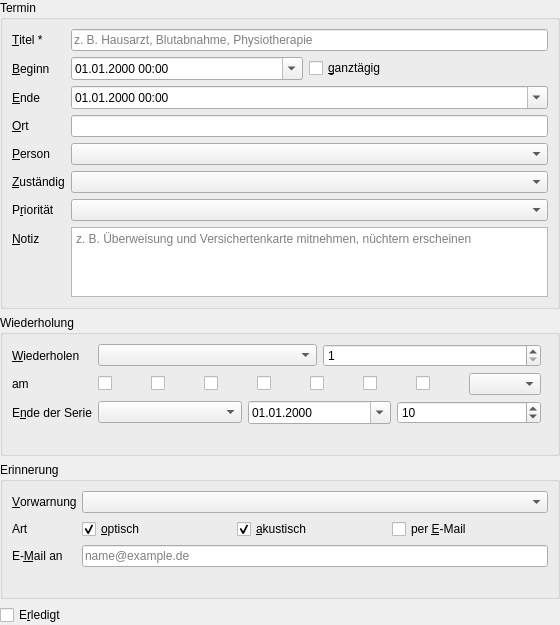
<?xml version="1.0" encoding="UTF-8"?>
<!--
  VitaParms – Termin
  Anpassbar mit Qt Designer. Pflichtfelder: titleEdit, startEdit.
  Auswahllisten (Person, Zuständig, Priorität, Erinnerung, Wiederholung) füllt das Programm.
  Ohne die Felder der Gruppe "Wiederholung" lassen sich keine Serien anlegen.
  Eigene Felder: dynamische Eigenschaft "vpField" setzen.
-->
<ui version="4.0">
 <class>AppointmentForm</class>
 <widget class="QWidget" name="AppointmentForm">
  <property name="geometry">
   <rect><x>0</x><y>0</y><width>560</width><height>560</height></rect>
  </property>
  <property name="windowTitle">
   <string>Termin</string>
  </property>
  <property name="formVersion" stdset="0">
   <number>2</number>
  </property>
  <layout class="QVBoxLayout" name="rootLayout">
   <property name="leftMargin"><number>0</number></property>
   <property name="topMargin"><number>0</number></property>
   <property name="rightMargin"><number>0</number></property>
   <property name="bottomMargin"><number>0</number></property>
   <item>
    <widget class="QGroupBox" name="whatGroup">
     <property name="title"><string>Termin</string></property>
     <layout class="QFormLayout" name="whatForm">
      <item row="0" column="0">
       <widget class="QLabel" name="titleLabel">
        <property name="text"><string>&amp;Titel *</string></property>
        <property name="buddy"><cstring>titleEdit</cstring></property>
       </widget>
      </item>
      <item row="0" column="1">
       <widget class="QLineEdit" name="titleEdit">
        <property name="placeholderText"><string>z. B. Hausarzt, Blutabnahme, Physiotherapie</string></property>
       </widget>
      </item>
      <item row="1" column="0">
       <widget class="QLabel" name="startLabel">
        <property name="text"><string>&amp;Beginn</string></property>
        <property name="buddy"><cstring>startEdit</cstring></property>
       </widget>
      </item>
      <item row="1" column="1">
       <layout class="QHBoxLayout" name="startRow">
        <item>
         <widget class="QDateTimeEdit" name="startEdit">
          <property name="displayFormat"><string>dd.MM.yyyy HH:mm</string></property>
          <property name="calendarPopup"><bool>true</bool></property>
         </widget>
        </item>
        <item>
         <widget class="QCheckBox" name="allDayCheck">
          <property name="text"><string>&amp;ganztägig</string></property>
         </widget>
        </item>
        <item>
         <spacer name="startSpacer">
          <property name="orientation"><enum>Qt::Horizontal</enum></property>
         </spacer>
        </item>
       </layout>
      </item>
      <item row="2" column="0">
       <widget class="QLabel" name="endLabel">
        <property name="text"><string>&amp;Ende</string></property>
        <property name="buddy"><cstring>endEdit</cstring></property>
       </widget>
      </item>
      <item row="2" column="1">
       <widget class="QDateTimeEdit" name="endEdit">
        <property name="displayFormat"><string>dd.MM.yyyy HH:mm</string></property>
        <property name="calendarPopup"><bool>true</bool></property>
       </widget>
      </item>
      <item row="3" column="0">
       <widget class="QLabel" name="locationLabel">
        <property name="text"><string>&amp;Ort</string></property>
        <property name="buddy"><cstring>locationEdit</cstring></property>
       </widget>
      </item>
      <item row="3" column="1">
       <widget class="QLineEdit" name="locationEdit"/>
      </item>
      <item row="4" column="0">
       <widget class="QLabel" name="patientLabel">
        <property name="text"><string>&amp;Person</string></property>
        <property name="buddy"><cstring>patientCombo</cstring></property>
       </widget>
      </item>
      <item row="4" column="1">
       <widget class="QComboBox" name="patientCombo"/>
      </item>
      <item row="5" column="0">
       <widget class="QLabel" name="ownerLabel">
        <property name="text"><string>&amp;Zuständig</string></property>
        <property name="buddy"><cstring>ownerCombo</cstring></property>
       </widget>
      </item>
      <item row="5" column="1">
       <widget class="QComboBox" name="ownerCombo">
        <property name="toolTip"><string>Anmeldekonto, das den Termin sieht und erinnert wird</string></property>
       </widget>
      </item>
      <item row="6" column="0">
       <widget class="QLabel" name="priorityLabel">
        <property name="text"><string>P&amp;riorität</string></property>
        <property name="buddy"><cstring>priorityCombo</cstring></property>
       </widget>
      </item>
      <item row="6" column="1">
       <widget class="QComboBox" name="priorityCombo"/>
      </item>
      <item row="7" column="0">
       <widget class="QLabel" name="notesLabel">
        <property name="text"><string>&amp;Notiz</string></property>
        <property name="buddy"><cstring>notesEdit</cstring></property>
       </widget>
      </item>
      <item row="7" column="1">
       <widget class="QPlainTextEdit" name="notesEdit">
        <property name="maximumSize"><size><width>16777215</width><height>70</height></size></property>
        <property name="placeholderText"><string>z. B. Überweisung und Versichertenkarte mitnehmen, nüchtern erscheinen</string></property>
       </widget>
      </item>
     </layout>
    </widget>
   </item>
   <item>
    <widget class="QGroupBox" name="repeatGroup">
     <property name="title"><string>Wiederholung</string></property>
     <layout class="QFormLayout" name="repeatForm">
      <item row="0" column="0">
       <widget class="QLabel" name="repeatLabel">
        <property name="text"><string>&amp;Wiederholen</string></property>
        <property name="buddy"><cstring>repeatCombo</cstring></property>
       </widget>
      </item>
      <item row="0" column="1">
       <layout class="QHBoxLayout" name="repeatRow">
        <item>
         <widget class="QComboBox" name="repeatCombo"/>
        </item>
        <item>
         <widget class="QSpinBox" name="intervalSpin">
          <property name="toolTip"><string>Abstand zwischen den Terminen</string></property>
          <property name="minimum"><number>1</number></property>
          <property name="maximum"><number>99</number></property>
         </widget>
        </item>
        <item>
         <spacer name="repeatSpacer">
          <property name="orientation"><enum>Qt::Horizontal</enum></property>
         </spacer>
        </item>
       </layout>
      </item>
      <item row="1" column="0">
       <widget class="QLabel" name="repeatOnLabel">
        <property name="text"><string>am</string></property>
       </widget>
      </item>
      <item row="1" column="1">
       <layout class="QHBoxLayout" name="repeatOnRow">
        <item><widget class="QCheckBox" name="wd1Check"/></item>
        <item><widget class="QCheckBox" name="wd2Check"/></item>
        <item><widget class="QCheckBox" name="wd3Check"/></item>
        <item><widget class="QCheckBox" name="wd4Check"/></item>
        <item><widget class="QCheckBox" name="wd5Check"/></item>
        <item><widget class="QCheckBox" name="wd6Check"/></item>
        <item><widget class="QCheckBox" name="wd7Check"/></item>
        <item>
         <widget class="QComboBox" name="monthModeCombo"/>
        </item>
        <item>
         <spacer name="repeatOnSpacer">
          <property name="orientation"><enum>Qt::Horizontal</enum></property>
         </spacer>
        </item>
       </layout>
      </item>
      <item row="2" column="0">
       <widget class="QLabel" name="repeatEndLabel">
        <property name="text"><string>E&amp;nde der Serie</string></property>
        <property name="buddy"><cstring>repeatEndCombo</cstring></property>
       </widget>
      </item>
      <item row="2" column="1">
       <layout class="QHBoxLayout" name="repeatEndRow">
        <item>
         <widget class="QComboBox" name="repeatEndCombo"/>
        </item>
        <item>
         <widget class="QDateEdit" name="repeatUntilEdit">
          <property name="displayFormat"><string>dd.MM.yyyy</string></property>
          <property name="calendarPopup"><bool>true</bool></property>
         </widget>
        </item>
        <item>
         <widget class="QSpinBox" name="repeatCountSpin">
          <property name="minimum"><number>2</number></property>
          <property name="maximum"><number>999</number></property>
          <property name="value"><number>10</number></property>
         </widget>
        </item>
        <item>
         <spacer name="repeatEndSpacer">
          <property name="orientation"><enum>Qt::Horizontal</enum></property>
         </spacer>
        </item>
       </layout>
      </item>
      <item row="3" column="0" colspan="2">
       <widget class="QLabel" name="seriesInfoLabel">
        <property name="wordWrap"><bool>true</bool></property>
       </widget>
      </item>
     </layout>
    </widget>
   </item>
   <item>
    <widget class="QGroupBox" name="reminderGroup">
     <property name="title"><string>Erinnerung</string></property>
     <layout class="QFormLayout" name="reminderForm">
      <item row="0" column="0">
       <widget class="QLabel" name="remindLabel">
        <property name="text"><string>&amp;Vorwarnung</string></property>
        <property name="buddy"><cstring>remindCombo</cstring></property>
       </widget>
      </item>
      <item row="0" column="1">
       <widget class="QComboBox" name="remindCombo"/>
      </item>
      <item row="1" column="0">
       <widget class="QLabel" name="channelLabel">
        <property name="text"><string>Art</string></property>
       </widget>
      </item>
      <item row="1" column="1">
       <layout class="QHBoxLayout" name="channelRow">
        <item>
         <widget class="QCheckBox" name="remindVisualCheck">
          <property name="text"><string>&amp;optisch</string></property>
          <property name="checked"><bool>true</bool></property>
         </widget>
        </item>
        <item>
         <widget class="QCheckBox" name="remindSoundCheck">
          <property name="text"><string>&amp;akustisch</string></property>
          <property name="checked"><bool>true</bool></property>
         </widget>
        </item>
        <item>
         <widget class="QCheckBox" name="remindEmailCheck">
          <property name="text"><string>per &amp;E-Mail</string></property>
         </widget>
        </item>
        <item>
         <spacer name="channelSpacer">
          <property name="orientation"><enum>Qt::Horizontal</enum></property>
         </spacer>
        </item>
       </layout>
      </item>
      <item row="2" column="0">
       <widget class="QLabel" name="emailLabel">
        <property name="text"><string>E-&amp;Mail an</string></property>
        <property name="buddy"><cstring>emailToEdit</cstring></property>
       </widget>
      </item>
      <item row="2" column="1">
       <widget class="QLineEdit" name="emailToEdit">
        <property name="placeholderText"><string>name@example.de</string></property>
       </widget>
      </item>
      <item row="3" column="0" colspan="2">
       <widget class="QLabel" name="reminderHintLabel">
        <property name="wordWrap"><bool>true</bool></property>
       </widget>
      </item>
     </layout>
    </widget>
   </item>
   <item>
    <widget class="QCheckBox" name="doneCheck">
     <property name="text"><string>E&amp;rledigt</string></property>
    </widget>
   </item>
  </layout>
 </widget>
 <tabstops>
  <tabstop>titleEdit</tabstop>
  <tabstop>startEdit</tabstop>
  <tabstop>allDayCheck</tabstop>
  <tabstop>endEdit</tabstop>
  <tabstop>locationEdit</tabstop>
  <tabstop>patientCombo</tabstop>
  <tabstop>ownerCombo</tabstop>
  <tabstop>priorityCombo</tabstop>
  <tabstop>notesEdit</tabstop>
  <tabstop>repeatCombo</tabstop>
  <tabstop>intervalSpin</tabstop>
  <tabstop>repeatEndCombo</tabstop>
  <tabstop>repeatUntilEdit</tabstop>
  <tabstop>repeatCountSpin</tabstop>
  <tabstop>remindCombo</tabstop>
 </tabstops>
 <resources/>
 <connections/>
</ui>
